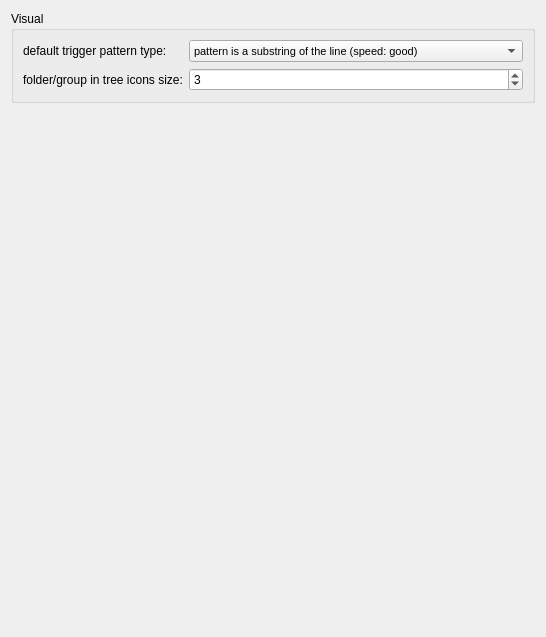
     <widget class="QWidget" name="tab_2">
      <attribute name="title">
       <string>Script Editor Options</string>
      </attribute>
      <layout class="QVBoxLayout" name="verticalLayout_4">
       <item>
        <widget class="QGroupBox" name="groupBox_12">
         <property name="title">
          <string>Visual</string>
         </property>
         <layout class="QGridLayout" name="gridLayout_11">
          <item row="0" column="0">
           <widget class="QLabel" name="label_31">
            <property name="text">
             <string>default trigger pattern type:</string>
            </property>
           </widget>
          </item>
          <item row="0" column="1">
           <widget class="QComboBox" name="defaultTriggerType">
            <property name="sizePolicy">
             <sizepolicy hsizetype="Expanding" vsizetype="Fixed">
              <horstretch>0</horstretch>
              <verstretch>0</verstretch>
             </sizepolicy>
            </property>
            <property name="maximumSize">
             <size>
              <width>16777215</width>
              <height>16777215</height>
             </size>
            </property>
            <property name="palette">
             <palette>
              <active>
               <colorrole role="Base">
                <brush brushstyle="SolidPattern">
                 <color alpha="255">
                  <red>255</red>
                  <green>230</green>
                  <blue>232</blue>
                 </color>
                </brush>
               </colorrole>
              </active>
              <inactive>
               <colorrole role="Base">
                <brush brushstyle="SolidPattern">
                 <color alpha="255">
                  <red>255</red>
                  <green>230</green>
                  <blue>232</blue>
                 </color>
                </brush>
               </colorrole>
              </inactive>
              <disabled>
               <colorrole role="Base">
                <brush brushstyle="SolidPattern">
                 <color alpha="255">
                  <red>244</red>
                  <green>244</green>
                  <blue>244</blue>
                 </color>
                </brush>
               </colorrole>
              </disabled>
             </palette>
            </property>
            <property name="font">
             <font>
              <pointsize>8</pointsize>
             </font>
            </property>
            <property name="autoFillBackground">
             <bool>true</bool>
            </property>
            <item>
             <property name="text">
              <string>pattern is a substring of the line (speed: good)</string>
             </property>
            </item>
            <item>
             <property name="text">
              <string>pattern is a Perl style regular expression (speed: slowest)</string>
             </property>
            </item>
            <item>
             <property name="text">
              <string>pattern is located at the beginning of the line (speed: best)</string>
             </property>
            </item>
            <item>
             <property name="text">
              <string>pattern equals entire line (speed: good)</string>
             </property>
            </item>
            <item>
             <property name="text">
              <string>Condition is defined as a Lua Function that returns true or false</string>
             </property>
            </item>
           </widget>
          </item>
          <item row="1" column="0">
           <widget class="QLabel" name="label_33">
            <property name="text">
             <string>folder/group in tree icons size:</string>
            </property>
           </widget>
          </item>
          <item row="1" column="1">
           <widget class="QSpinBox" name="TEFolderIconSize">
            <property name="minimum">
             <number>1</number>
            </property>
            <property name="maximum">
             <number>4</number>
            </property>
            <property name="value">
             <number>3</number>
            </property>
           </widget>
          </item>
         </layout>
        </widget>
       </item>
       <item>
        <spacer name="verticalSpacer_4">
         <property name="orientation">
          <enum>Qt::Vertical</enum>
         </property>
         <property name="sizeHint" stdset="0">
          <size>
           <width>20</width>
           <height>523</height>
          </size>
         </property>
        </spacer>
       </item>
      </layout>
     </widget>
